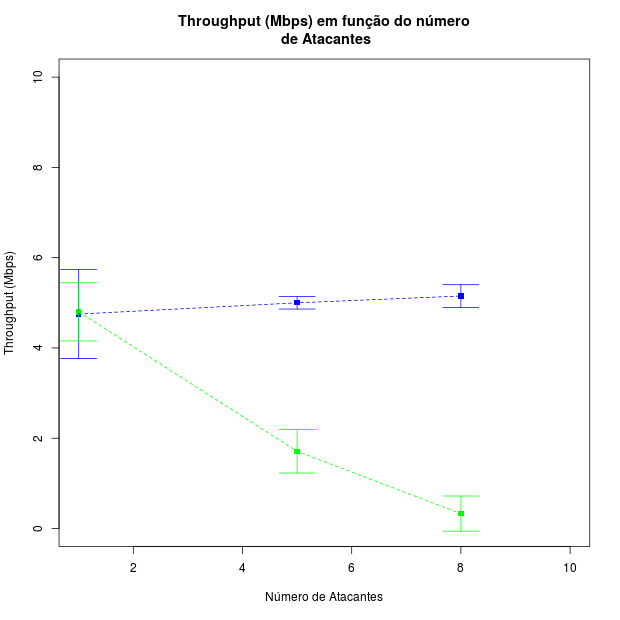

Source code (R):
#!/usr/bin/env Rscript

#SEED=$(( ( RANDOM % 10000 )  + 1 ))
# media com Udp
x<-read.table("/home/cicero/core-ddos2/R/vazao.csv", sep=",", h=T)
# media com 1 node
m1u<- x$udp[1]
m1h<- x$http[1]

# media com 5 node
m5u<- x$udp[2]
m5h<- x$http[2]

# media com 8 node
m8u<- x$udp[3]
m8h<- x$http[3]

# sd com 1 node
s1u<- x$sdu[1]
s1h<- x$sdh[1]

# sd com 5 node
s5u<- x$sdu[2]
s5h<- x$sdh[2]

# sd com 8 node
s8u<- x$sdu[3]
s8h<- x$sdh[3]

# confiança de 95% 
transfz <- 1.96

# limit udp com 1 node
iu<- x$amostra[1] # tamanho da amostra
udpn<- m1u - transfz*s1u/sqrt(length(iu))
udpp<- m1u + transfz*s1u/sqrt(length(iu))

# limit http com 1 node
ih<- x$amostra[1]
httpn<- m1h - transfz*s1h/sqrt(length(ih))
httpp<- m1h + transfz*s1h/sqrt(length(ih))

#-------------------------------------------------------------------------------------
# plot gráfico
# udp blue
png("vazao.png", width = 620, height = 620)
matplot(x$nodes[1], m1u, col="blue",pch=15,ylab="Throughput (Mbps)", xlab="Número de Atacantes", main="Throughput (Mbps) em função do número\n de Atacantes",ylim=c(0, 10.0),xlim=c(1,10.0))

# http green
points(x$nodes[1], m1h, col="green", pch=15)

arrows(c(1,1),c(m1u,m1u),c(1,1),c(udpn,udpp),col="blue",angle=90)
arrows(c(1,1),c(m1h,m1h),c(1,1),c(httpn,httpp),col="green",angle=90)

#--------------------------------------------------------------------------------------

# limit udp com 5 node
iu<- x$amostra[2] # tamanho da amostra
udpn<- m5u - transfz*s5u/sqrt(length(iu))
udpp<- m5u + transfz*s5u/sqrt(length(iu))

# limit http com 5 node
ih<- x$amostra[2]
httpn<- m5h - transfz*s5h/sqrt(length(ih))
httpp<- m5h + transfz*s5h/sqrt(length(ih))

# udp blue
points(x$nodes[2], m5u, col="blue", pch=15)

# http green
points(x$nodes[2],m5h, col="green", pch=15)

arrows(c(5,5),c(m5u,m5u),c(5,5),c(udpn,udpp),col="blue",angle=90)
arrows(c(5,5),c(m5h,m5h),c(5,5),c(httpn,httpp),col="green",angle=90)
#--------------------------------------------------------------------------------------

#--------------------------------------------------------------------------------------

# limit udp com 8 node
iu<- x$amostra[3] # tamanho da amostra
udpn<- m8u - transfz*s8u/sqrt(length(iu))
udpp<- m8u + transfz*s8u/sqrt(length(iu))

# limit http com 8 node
ih<- x$amostra[3]
httpn<- m8h - transfz*s8h/sqrt(length(ih))
httpp<- m8h + transfz*s8h/sqrt(length(ih))

# udp blue
points(x$nodes[3], m8u, col="blue", pch=15)

# http green
points(x$nodes[3],m8h, col="green", pch=15)

arrows(c(8,8),c(m8u,m8u),c(8,8),c(udpn,udpp),col="blue",angle=90)
arrows(c(8,8),c(m8h,m8h),c(8,8),c(httpn,httpp),col="green",angle=90)
#--------------------------------------------------------------------------------------

#--------------------------------------------------------------------------------------
# udp 8954
lines(c(1,5,8),c(m1u,m5u,m8u), col="blue", lty=2)
# http 12321
lines(c(1,5,8),c(m1h,m5h,m8h), col="green", lty=2)

#arrows(c(1,1),c(x$interval[8],x$interval[8]),c(1,1),c(udpn,udpp),col="blue",an$
#arrows(c(15,15),c(mudpc,mudpc),c(15,15),c(iudpcn,iudpcp),col=2,angle=90)

dev.off()
